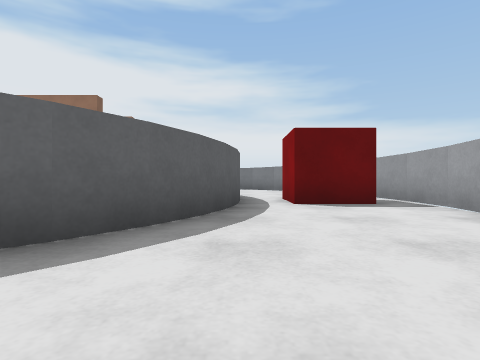
view 1 (above)

12 first-person views from a walk through a robot-simulator world made for Webots. The camera is 0.22 m above the floor, looks level and sees 80° across. The floor is counted in squares, 0.5 m on a side. Each view is taken from the middle of a square. On the plan, view 1 faces up. The plan holds only what a view shows up to about 9 squares ahead; the rest is blank. The robots in the file are not drawn. Simple shapes and patterns stand in for the simulator's stock objects.

view 2
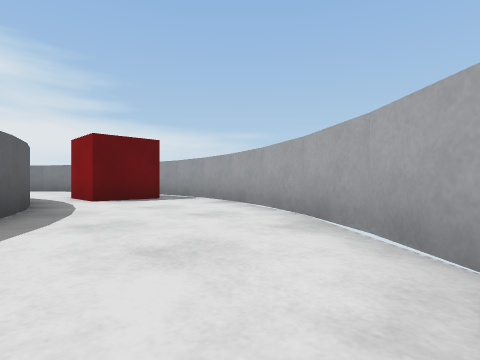

view 3
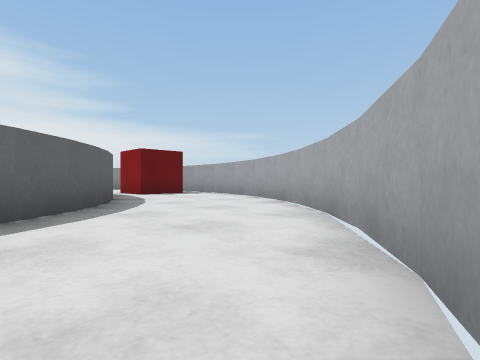

view 4
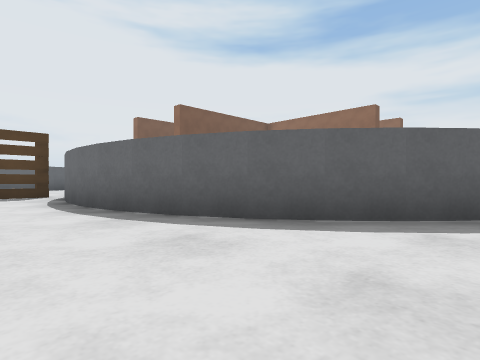

view 5
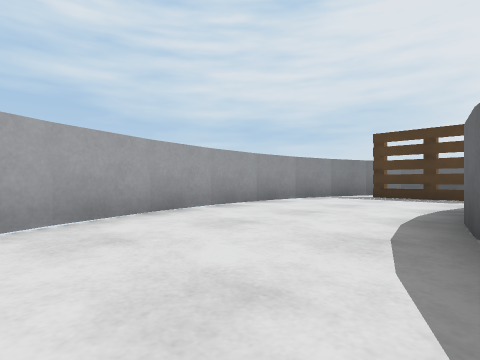

view 6
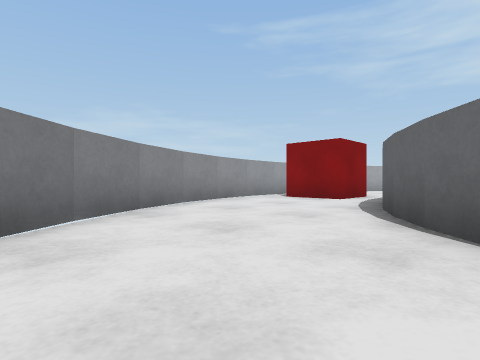

view 7
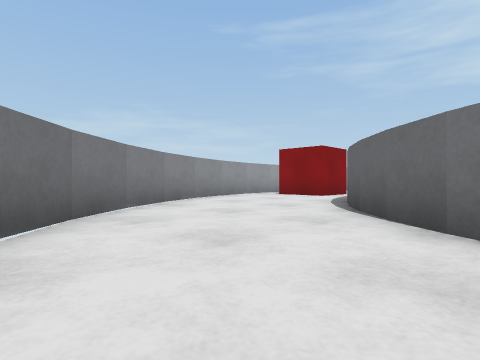

view 8
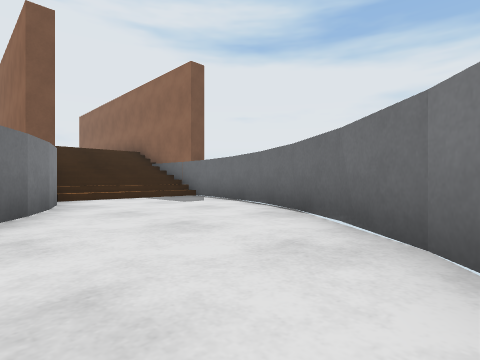

view 9
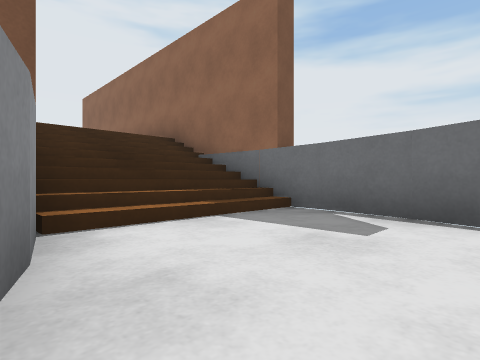

view 10
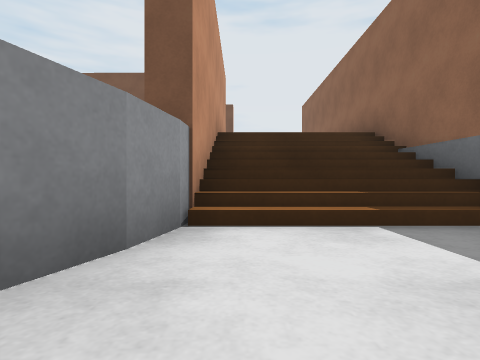

view 11
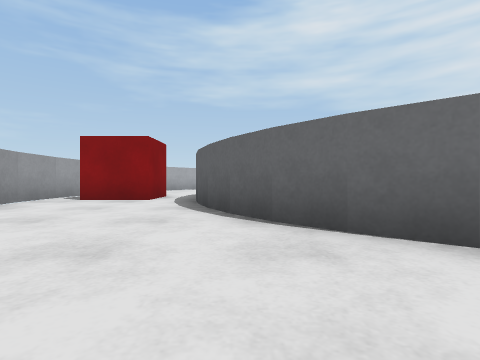

view 12
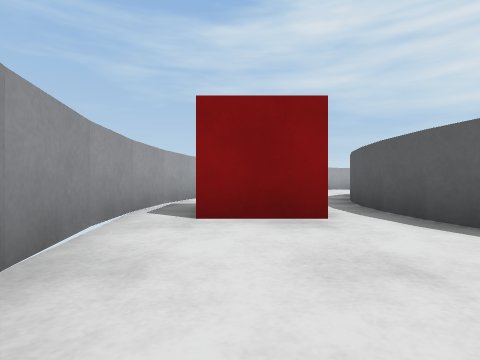

### Floor plan
Points are (right, up) in squares from view 1. A wall is a line through its corners. A room is listed if a view was taken in it or the views show most of it. See-through windows are left out.
Room 1 (views 1, 2, 3, 4, 5, 6, 7, 8, 9, 10, 11, 12)
walls: (-13.3, -1.3) (-12.6, -2); (-12.2, -2.2) (-11.4, -2.7); (-11.6, -2.6) (-10.3, -3.2); (-10.4, -3.2) (-9.1, -3.7) (-7.7, -3.9); (-5.5, -0.4) (-6.5, -0.5) (-7.4, -0.4) (-7.9, -0.3); (-4.8, -0.3) (-5.7, -0.5); (-7.9, -3.9) (-6.5, -4); (-3.9, 0) (-4.9, -0.3); (-7.5, 12.6) (-5.5, 12.4); (-6.6, -4) (-5.2, -3.9) (-3.8, -3.6); (-3.2, 0.4) (-4.1, 0); (-2.5, 0.9) (-3.3, 0.4); (-5.6, 12.4) (-4.8, 12.3) (-4, 12); (-1.9, 1.4) (-2.6, 0.8); (-4, -3.7) (-2.7, -3.2) (-1.4, -2.6); (-1.3, 2.1) (-2, 1.3); (-4.1, 12) (-3.2, 11.6); (-0.8, 2.8) (-1.4, 2); (-3.3, 11.7) (-2.5, 11.1); (-0.5, 3.5) (-0.9, 2.7); (-2.5, 11.2) (-1.9, 10.6) (-1.3, 9.9); (-0.2, 4.4) (-0.5, 3.4); (0, 5.2) (-0.2, 4.3); (-1.4, 10) (-0.9, 9.2); (0, 6.1) (-0.1, 5.2); (-0.9, 9.3) (-0.5, 8.4); (-0.1, 6.9) (0, 6); (-0.2, 7.4) (-0.1, 6.8); (-0.5, 8.5) (-0.2, 7.6); (-1.5, -2.7) (-0.4, -1.9) (0.6, -1); (-6.5, 16) (-7.7, 15.9); (0.5, -1.2) (1.5, 0); (-3.9, 15.7) (-5.2, 15.9) (-6.6, 16); (1.4, -0.2) (2.2, 1) (2.8, 2.2); (-2.7, 15.2) (-4, 15.7); (2.7, 2.2) (3.2, 3.5); (-0.3, 13.9) (-1.5, 14.7) (-2.7, 15.3); (3.1, 3.3) (3.4, 4.8); (0.6, 13) (-0.4, 14); (3.4, 4.7) (3.5, 6.1); (1.5, 12) (0.5, 13.1); (3.5, 6) (3.4, 7.3) (3.2, 8.6); (2.2, 10.9) (1.4, 12.1); (3.2, 8.5) (2.7, 9.8) (2.1, 11.1)
objects: pallet (-9, -2) to (-9, -1); stairs (-8, 13) to (-6, 15); red box (1, 6) to (2, 7)

Positions as (right, up) in squares from view 1, and headings:
1: (0, 0), facing up
2: (-1, -1), facing up-right
3: (-3, -3), facing up-right
4: (-1, -2), facing up-left
5: (-2, 0), facing down-left
6: (-2, 13), facing down-right
7: (-3, 14), facing down-right
8: (1, 11), facing up-left
9: (-3, 12), facing up-left
10: (-3, 13), facing left
11: (-1, 13), facing down
12: (2, 10), facing down
